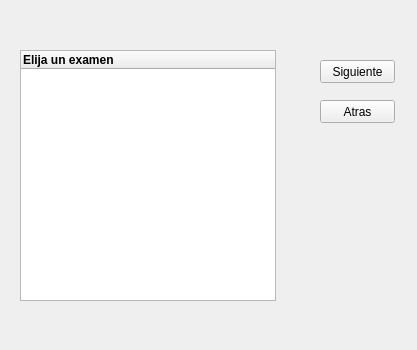
<?xml version="1.0" encoding="UTF-8"?>
<ui version="4.0">
 <class>crearExamenes</class>
 <widget class="QWidget" name="crearExamenes">
  <property name="geometry">
   <rect>
    <x>0</x>
    <y>0</y>
    <width>417</width>
    <height>350</height>
   </rect>
  </property>
  <property name="windowTitle">
   <string>Se;eccion de Examen</string>
  </property>
  <widget class="QTreeWidget" name="treeWidget">
   <property name="geometry">
    <rect>
     <x>20</x>
     <y>50</y>
     <width>256</width>
     <height>251</height>
    </rect>
   </property>
   <property name="font">
    <font>
     <weight>75</weight>
     <bold>true</bold>
    </font>
   </property>
   <column>
    <property name="text">
     <string>Elija un examen</string>
    </property>
   </column>
  </widget>
  <widget class="QPushButton" name="pushButton">
   <property name="geometry">
    <rect>
     <x>320</x>
     <y>100</y>
     <width>75</width>
     <height>23</height>
    </rect>
   </property>
   <property name="text">
    <string>Atras</string>
   </property>
  </widget>
  <widget class="QPushButton" name="pushButton_2">
   <property name="geometry">
    <rect>
     <x>320</x>
     <y>60</y>
     <width>75</width>
     <height>23</height>
    </rect>
   </property>
   <property name="text">
    <string>Siguiente</string>
   </property>
  </widget>
 </widget>
 <resources/>
 <connections/>
</ui>
